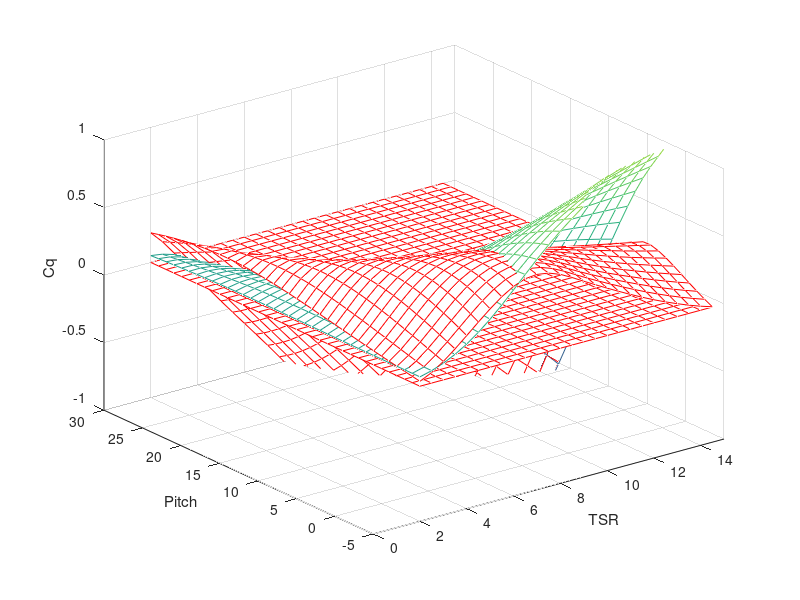

Recreate this plot in MATLAB.

%Plots of Coefficient curves for 15MW turbine
%clear all 
close all

%Power coefficient
Cp = [0.007251   0.009366   0.011532   0.013754   0.016030   0.018361   0.020743   0.023171   0.025639   0.028138   0.030661   0.033197   0.035734   0.038256   0.040747   0.043187   0.045550   0.047810   0.049936   0.051897   0.053662   0.055201   0.056484   0.057483   0.058172   0.058531   0.058546   0.058209   0.057521   0.056485   0.055109   0.053405   0.051389   0.049081   0.046504   0.043681;   
0.019436   0.023469   0.027566   0.031716   0.035901   0.040106   0.044314   0.048503   0.052654   0.056737   0.060719   0.064557   0.068203   0.071605   0.074711   0.077467   0.079822   0.081726   0.083134   0.084008   0.084324   0.084069   0.083239   0.081840   0.079890   0.077416   0.074455   0.071049   0.067242   0.063073   0.058583   0.053805   0.048771   0.043510   0.038045   0.032401;   
0.040873   0.047384   0.053880   0.060337   0.066726   0.073010   0.079139   0.085049   0.090666   0.095911   0.100701   0.104952   0.108582   0.111511   0.113669   0.115001   0.115469   0.115051   0.113747   0.111576   0.108583   0.104831   0.100393   0.095345   0.089759   0.083701   0.077230   0.070398   0.063247   0.055811   0.048117   0.040189   0.032053   0.023739   0.015286   0.006739;   
0.071922   0.081223   0.090360   0.099264   0.107843   0.115989   0.123588   0.130519   0.136658   0.141883   0.146076   0.149137   0.150984   0.151558   0.150835   0.148829   0.145596   0.141230   0.135840   0.129545   0.122463   0.114703   0.106360   0.097519   0.088247   0.078597   0.068602   0.058288   0.047675   0.036788   0.025655   0.014316   0.002824   -0.008747   -0.020309   -0.031760;   
0.112210   0.124428   0.136127   0.147153   0.157342   0.166524   0.174528   0.181184   0.186337   0.189854   0.191631   0.191617   0.189824   0.186328   0.181256   0.174767   0.167032   0.158221   0.148494   0.137993   0.126842   0.115143   0.102966   0.090358   0.077345   0.063943   0.050165   0.036027   0.021558   0.006806   -0.008152   -0.023215   -0.038258   -0.053140   -0.067708   -0.081808;   
0.160744   0.175535   0.189193   0.201491   0.212200   0.221097   0.227976   0.232657   0.235015   0.235013   0.232702   0.228208   0.221720   0.213461   0.203662   0.192545   0.180317   0.167165   0.153244   0.138678   0.123550   0.107909   0.091772   0.075145   0.058026   0.040419   0.022347   0.003863   -0.014946   -0.033958   -0.053018   -0.071946   -0.090543   -0.108599   -0.125905   -0.142264;   
0.215508   0.232038   0.246580   0.258847   0.268572   0.275521   0.279539   0.280586   0.278731   0.274129   0.267014   0.257668   0.246378   0.233418   0.219048   0.203506   0.186993   0.169673   0.151662   0.133020   0.113764   0.093892   0.073386   0.052235   0.030445   0.008053   -0.014861   -0.038173   -0.061710   -0.085261   -0.108584   -0.131412   -0.153464   -0.174463   -0.194166   -0.212382;   
0.273409   0.290382   0.304333   0.314975   0.322107   0.325649   0.325656   0.322281   0.315769   0.306444   0.294638   0.280671   0.264850   0.247466   0.228784   0.209029   0.188372   0.166917   0.144698   0.121714   0.097940   0.073347   0.047912   0.021640   -0.005422   -0.033172   -0.061446   -0.090018   -0.118617   -0.146928   -0.174607   -0.201292   -0.226633   -0.250324   -0.272140   -0.291950;   
0.329940   0.345825   0.357721   0.365512   0.369187   0.368855   0.364705   0.357044   0.346232   0.332617   0.316536   0.298322   0.278299   0.256768   0.233983   0.210130   0.185307   0.159535   0.132794   0.105043   0.076235   0.046337   0.015346   -0.016689   -0.049648   -0.083330   -0.117454   -0.151684   -0.185632   -0.218873   -0.250954   -0.281433   -0.309924   -0.336143   -0.359938   -0.381277;   
0.378913   0.392827   0.402281   0.407245   0.407807   0.404144   0.396553   0.385362   0.370919   0.353572   0.333678   0.311600   0.287685   0.262231   0.235460   0.207478   0.178297   0.147882   0.116177   0.083123   0.048675   0.012815   -0.024416   -0.062889   -0.102373   -0.142536   -0.182976   -0.223236   -0.262804   -0.301131   -0.337666   -0.371914   -0.403505   -0.432231   -0.458045   -0.481019;   
0.414137   0.426640   0.434735   0.438252   0.437168   0.431569   0.421719   0.407950   0.390623   0.370132   0.346894   0.321325   0.293792   0.264573   0.233806   0.201507   0.167634   0.132125   0.094914   0.055943   0.015178   -0.027358   -0.071544   -0.117134   -0.163753   -0.210939   -0.258162   -0.304829   -0.350292   -0.393882   -0.434965   -0.473039   -0.507800   -0.539156   -0.567171   -0.592043;   
0.433494   0.445408   0.453612   0.457766   0.457122   0.451418   0.440746   0.425459   0.406045   0.383025   0.356925   0.328219   0.297279   0.264317   0.229380   0.192438   0.153433   0.112299   0.068972   0.023405   -0.024405   -0.074363   -0.126232   -0.179610   -0.233981   -0.288748   -0.343237   -0.396710   -0.448374   -0.497442   -0.543232   -0.585284   -0.623410   -0.657639   -0.688166   -0.715333;   
0.436275   0.449825   0.460056   0.466253   0.467887   0.463986   0.454086   0.438469   0.417833   0.392926   0.364422   0.332858   0.298591   0.261751   0.222351   0.180355   0.135712   0.088363   0.038258   -0.014631   -0.070251   -0.128399   -0.188679   -0.250533   -0.313300   -0.376234   -0.438507   -0.499220   -0.557428   -0.612238   -0.662965   -0.709250   -0.751038   -0.788492   -0.821956   -0.851931;   
0.424080   0.440891   0.454815   0.465074   0.470360   0.469685   0.462112   0.447500   0.426558   0.400386   0.369866   0.335620   0.297965   0.257011   0.212785   0.165271   0.114436   0.060240   0.002647   -0.058332   -0.122556   -0.189675   -0.259116   -0.330166   -0.402007   -0.473733   -0.544346   -0.612770   -0.677901   -0.738770   -0.794748   -0.845614   -0.891455   -0.932585   -0.969506   -1.002893 ;  
0.403225   0.422321   0.440019   0.455114   0.465482   0.469256   0.465301   0.452924   0.432637   0.405791   0.373578   0.336709   0.295516   0.250155   0.200697   0.147161   0.089543   0.027824   -0.038007   -0.107881   -0.181531   -0.258423   -0.337808   -0.418810   -0.500446   -0.581631   -0.661181   -0.737821   -0.810291   -0.877597   -0.939224   -0.995103   -1.045473   -1.090812   -1.131786   -1.169271 ;  
0.378667   0.400003   0.419627   0.438155   0.453992   0.463410   0.463981   0.454979   0.436339   0.409399   0.375743   0.336229   0.291301   0.241205   0.186074   0.125979   0.060950   -0.009009   -0.083872   -0.163480   -0.247402   -0.334900   -0.425051   -0.516804   -0.608998   -0.700354   -0.789472   -0.874863   -0.955135   -1.029325   -1.097075   -1.158474   -1.213926   -1.264074   -1.309756   -1.352105 ;  
0.350359   0.374771   0.396930   0.417478   0.437099   0.452466   0.458747   0.453923   0.437825   0.411368   0.376451   0.334231   0.285343   0.230155   0.168885   0.101662   0.028556   -0.050401   -0.135131   -0.225348   -0.320412   -0.419385   -0.521164   -0.624514   -0.728077   -0.830353   -0.929702   -1.024413   -1.112999   -1.194592   -1.269008   -1.336503   -1.397648   -1.453260   -1.504368   -1.552428  ; 
0.318190   0.346332   0.371772   0.394998   0.416885   0.437225   0.449740   0.449954   0.437173   0.411769   0.375746   0.330742   0.277648   0.216989   0.149085   0.074133   -0.007756   -0.096514   -0.191983   -0.293708   -0.400817   -0.512175   -0.626491   -0.742331   -0.858113   -0.972094   -1.082370   -1.187008   -1.284474   -1.374056   -1.455746   -1.529969   -1.597472   -1.659253   -1.716558   -1.771272  ; 
0.282822   0.314588   0.343918   0.370530   0.395163   0.418674   0.437283   0.443350   0.434457   0.410621   0.373648   0.325771   0.268209   0.201678   0.126618   0.043300   -0.048118   -0.147520   -0.254635   -0.368793   -0.488887   -0.613585   -0.741394   -0.870659   -0.999552   -1.126057   -1.247986   -1.363197   -1.470173   -1.568390   -1.658016   -1.739651   -1.814222   -1.882926   -1.947258   -2.009672   ;
0.244861   0.280050   0.313269   0.343892   0.371942   0.398346   0.421836   0.434161   0.429698   0.407920   0.370170   0.319321   0.257011   0.184184   0.101416   0.009059   -0.092674   -0.203600   -0.323297   -0.450843   -0.584905   -0.723943   -0.866246   -1.009914   -1.152846   -1.292729   -1.427073   -1.553547   -1.670720   -1.778272   -1.876547   -1.966322   -2.048715   -2.125141   -2.197389   -2.268659   ;
0.204978   0.243295   0.280083   0.314978   0.347072   0.376832   0.404146   0.422494   0.422989   0.403651   0.365310   0.311383   0.244029   0.164458   0.073398   -0.028706   -0.141575   -0.264940   -0.398183   -0.540109   -0.689163   -0.843589   -1.001430   -1.160518   -1.318456   -1.472606   -1.620157   -1.758633   -1.886748   -2.004386   -2.112067   -2.210750   -2.301763   -2.386757   -2.467869   -2.549268   ;
0.164551   0.204712   0.244978   0.283811   0.320432   0.354104   0.384950   0.408505   0.414375   0.397797   0.359066   0.301946   0.229233   0.142443   0.042477   -0.070114   -0.194981   -0.331731   -0.479509   -0.636848   -0.801965   -0.972868   -1.147334   -1.322900   -1.496848   -1.666187   -1.827775   -1.979040   -2.118894   -2.247415   -2.365297   -2.473697   -2.574170   -2.668622   -2.759615   -2.852537   ;
0.123406   0.165506   0.208120   0.250782   0.291942   0.330045   0.364619   0.392577   0.403851   0.390360   0.351426   0.290990   0.212584   0.118076   0.008560   -0.115295   -0.253050   -0.404164   -0.567499   -0.741323   -0.923619   -1.112130   -1.304348   -1.497491   -1.688490   -1.873974   -2.050464   -2.215360   -2.367797   -2.508038   -2.636958   -2.755923   -2.866736   -2.971582   -3.073543   -3.179506   ;
0.081919   0.125711   0.170327   0.216226   0.261618   0.304542   0.343187   0.375127   0.391476   0.381325   0.342377   0.278492   0.194038   0.091286   -0.028452   -0.164378   -0.315948   -0.482428   -0.662379   -0.853805   -1.054435   -1.261731   -1.472870   -1.684728   -1.893856   -2.096473   -2.288771   -2.468189   -2.634096   -2.786934   -2.927765   -3.058183   -3.180258   -3.296479   -3.410571   -3.531209   ;
0.041584   0.085346   0.132094   0.180334   0.229751   0.277509   0.320600   0.356398   0.377301   0.370718   0.331902   0.264422   0.173544   0.061998   -0.068663   -0.217497   -0.383839   -0.566719   -0.764382   -0.974568   -1.194731   -1.422028   -1.653298   -1.885048   -2.113418   -2.334189   -2.543243   -2.738124   -2.918432   -3.084779   -3.238430   -3.381229   -3.515528   -3.644151   -3.771614   -3.908675   ;
0.003397   0.045453   0.093229   0.143805   0.196595   0.248906   0.296781   0.336522   0.361457   0.358550   0.319976   0.248745   0.151048   0.030135   -0.112176   -0.274788   -0.456888   -0.657231   -0.873742   -1.103887   -1.344823   -1.593379   -1.846033   -2.098890   -2.347652   -2.587633   -2.814435   -3.025765   -3.221441   -3.402247   -3.569666   -3.725808   -3.873334   -4.015434   -4.157593   -4.312929  ];

% Thrust coefficient

Ct_2 = [0.069339   0.069285   0.069265   0.069284   0.069348   0.069462   0.069631   0.069861   0.070156   0.070515   0.070940   0.071427   0.071969   0.072555   0.073167   0.073784   0.074381   0.074929   0.075399   0.075762   0.075989   0.076053   0.075927   0.075585   0.075002   0.074156   0.073033   0.071627   0.069936   0.067961   0.065707   0.063182   0.060399   0.057373   0.054125   0.050677 ;  
0.091816   0.092396   0.093076   0.093861   0.094755   0.095757   0.096861   0.098053   0.099312   0.100607   0.101899   0.103144   0.104293   0.105296   0.106103   0.106664   0.106932   0.106859   0.106400   0.105518   0.104185   0.102388   0.100122   0.097389   0.094199   0.090571   0.086535   0.082128   0.077386   0.072348   0.067046   0.061514   0.055786   0.049889   0.043854   0.037706   ;
0.123474   0.125175   0.127037   0.129041   0.131158   0.133343   0.135537   0.137673   0.139677   0.141468   0.142968   0.144098   0.144778   0.144928   0.144475   0.143363   0.141549   0.139013   0.135746   0.131760   0.127085   0.121773   0.115886   0.109490   0.102647   0.095413   0.087844   0.079990   0.071896   0.063601   0.055138   0.046541   0.037842   0.029084   0.020313   0.011584   ;
0.165573   0.168765   0.172067   0.175395   0.178652   0.181729   0.184510   0.186878   0.188712   0.189886   0.190280   0.189783   0.188309   0.185796   0.182213   0.177561   0.171880   0.165246   0.157753   0.149506   0.140602   0.131135   0.121193   0.110856   0.100191   0.089257   0.078096   0.066745   0.055241   0.043622   0.031934   0.020232   0.008586   -0.002925   -0.014205   -0.025150   ;
0.218578   0.223272   0.227828   0.232089   0.235890   0.239062   0.241423   0.242792   0.242998   0.241890   0.239359   0.235341   0.229830   0.222880   0.214602   0.205136   0.194628   0.183227   0.171072   0.158293   0.145007   0.131310   0.117282   0.102979   0.088445   0.073715   0.058829   0.043826   0.028760   0.013705   -0.001248   -0.015985   -0.030377   -0.044284   -0.057563   -0.070069   ;
0.282170   0.287984   0.293205   0.297595   0.300902   0.302869   0.303257   0.301860   0.298532   0.293212   0.285926   0.276781   0.265950   0.253634   0.240038   0.225364   0.209800   0.193518   0.176663   0.159356   0.141688   0.123724   0.105508   0.087076   0.068461   0.049704   0.030866   0.012031   -0.006687   -0.025154   -0.043209   -0.060678   -0.077376   -0.093114   -0.107708   -0.120989   ;
0.355551   0.361717   0.366570   0.369761   0.370962   0.369889   0.366343   0.360246   0.351638   0.340662   0.327543   0.312549   0.295952   0.278014   0.258980   0.239067   0.218462   0.197319   0.175758   0.153858   0.131672   0.109234   0.086576   0.063737   0.040774   0.017772   -0.005152   -0.027850   -0.050141   -0.071820   -0.092665   -0.112437   -0.130896   -0.147809   -0.162979   -0.176255   ;
0.437424   0.442600   0.445428   0.445527   0.442621   0.436568   0.427391   0.415241   0.400373   0.383119   0.363825   0.342820   0.320406   0.296858   0.272415   0.247283   0.221625   0.195556   0.169146   0.142442   0.115476   0.088285   0.060910   0.033423   0.005927   -0.021432   -0.048470   -0.074961   -0.100651   -0.125266   -0.148509   -0.170083   -0.189704   -0.207135   -0.222205   -0.234819   ;
0.525460   0.527667   0.526388   0.521407   0.512676   0.500320   0.484572   0.465789   0.444390   0.420775   0.395313   0.368336   0.340148   0.311014   0.281163   0.250768   0.219948   0.188774   0.157288   0.125523   0.093512   0.061304   0.028977   -0.003353   -0.035515   -0.067288   -0.098400   -0.128550   -0.157409   -0.184625   -0.209836   -0.232697   -0.252917   -0.270290   -0.284715   -0.296179   ;
0.615952   0.613062   0.605901   0.594509   0.579067   0.559868   0.537340   0.511939   0.484103   0.454230   0.422681   0.389789   0.355853   0.321130   0.285821   0.250056   0.213904   0.177405   0.140589   0.103492   0.066167   0.028691   -0.008807   -0.046142   -0.083058   -0.119241   -0.154343   -0.187982   -0.219751   -0.249221   -0.275974   -0.299648   -0.319983   -0.336843   -0.350215   -0.360169   ;
0.704449   0.694964   0.681074   0.662912   0.640727   0.614890   0.585866   0.554109   0.520036   0.484043   0.446498   0.407746   0.368089   0.327760   0.286907   0.245605   0.203892   0.161803   0.119377   0.076670   0.033761   -0.009223   -0.052085   -0.094547   -0.136257   -0.176821   -0.215808   -0.252755   -0.287172   -0.318563   -0.346472   -0.370554   -0.390616   -0.406617   -0.418630   -0.426816   ;
0.788050   0.771081   0.750180   0.725566   0.697249   0.665444   0.630464   0.592722   0.552663   0.510720   0.467303   0.422770   0.377405   0.331392   0.284823   0.237745   0.190200   0.142234   0.093911   0.045313   -0.003438   -0.052150   -0.100535   -0.148212   -0.194742   -0.239647   -0.282414   -0.322495   -0.359318   -0.392326   -0.421055   -0.445212   -0.464702   -0.479579   -0.490008   -0.496248   ;
0.865515   0.840957   0.813170   0.782370   0.748642   0.711681   0.671434   0.628192   0.582472   0.534801   0.485644   0.435368   0.384230   0.332362   0.279836   0.226708   0.173041   0.118910   0.064405   0.009644   -0.045195   -0.099832   -0.153874   -0.206843   -0.258215   -0.307428   -0.353882   -0.396940   -0.435949   -0.470305   -0.499570   -0.523541   -0.542228   -0.555781   -0.564463   -0.568631   ;
0.936624   0.904628   0.870386   0.834093   0.795408   0.753900   0.709091   0.660970   0.609969   0.556782   0.501963   0.445906   0.388839   0.330884   0.272133   0.212671   0.152595   0.092013   0.031045   -0.030145   -0.091302   -0.152046   -0.211872   -0.270212   -0.326456   -0.379954   -0.430018   -0.475915   -0.516910   -0.552380   -0.581950   -0.605533   -0.623237   -0.635315   -0.642129   -0.644126   ;
1.003783   0.963890   0.923043   0.881412   0.838282   0.792686   0.743893   0.691437   0.635555   0.577025   0.516565   0.454614   0.391411   0.327117   0.261867   0.195788   0.129019   0.061701   -0.006008   -0.073887   -0.141587   -0.208610   -0.274348   -0.338143   -0.399299   -0.457078   -0.510691   -0.559303   -0.602106   -0.638490   -0.668186   -0.691219   -0.707803   -0.718289   -0.723134   -0.722877   ;
1.069660   1.021807   0.973433   0.925583   0.877961   0.828685   0.776187   0.719857   0.659500   0.595781   0.529650   0.461644   0.392082   0.321193   0.249169   0.176195   0.102450   0.028111   -0.046621   -0.121447   -0.195907   -0.269379   -0.341162   -0.410508   -0.476633   -0.538701   -0.595814   -0.647027   -0.691478   -0.728616   -0.758297   -0.780656   -0.796011   -0.804806   -0.807593   -0.805005   ;
1.135151   1.079519   1.023640   0.968618   0.915361   0.862272   0.806463   0.746481   0.681967   0.613212   0.541346   0.467113   0.390965   0.313224   0.234158   0.154010   0.073002   -0.008650   -0.090686   -0.172715   -0.254145   -0.334241   -0.412210   -0.487216   -0.558380   -0.624756   -0.685326   -0.739035   -0.785001   -0.822768   -0.852322   -0.873908   -0.887939   -0.894954   -0.895600   -0.890608   ;
1.200634   1.137445   1.074091   1.011838   0.951774   0.894037   0.834912   0.771492   0.703048   0.629422   0.551751   0.471121   0.388161   0.303315   0.216936   0.129330   0.040767   -0.048492   -0.138117   -0.227598   -0.316208   -0.403110   -0.487418   -0.568205   -0.644486   -0.715195   -0.779185   -0.835299   -0.882669   -0.920969   -0.950309   -0.971037   -0.983660   -0.988810   -0.987235   -0.979770   ;
1.265255   1.195691   1.124977   1.055449   0.988373   0.924624   0.861796   0.795127   0.722837   0.644478   0.560948   0.473752   0.383758   0.291553   0.197588   0.102236   0.005819   -0.091347   -0.188842   -0.286020   -0.382025   -0.475922   -0.566734   -0.653432   -0.734914   -0.809987   -0.877364   -0.935804   -0.984492   -1.023251   -1.052305   -1.072100   -1.083234   -1.086438   -1.082566   -1.072555   ;
1.328343   1.253526   1.176341   1.099544   1.025366   0.954961   0.887436   0.817466   0.741390   0.658428   0.569007   0.475083   0.377831   0.278012   0.176184   0.072792   -0.031782   -0.137156   -0.242799   -0.347918   -0.451540   -0.552633   -0.650122   -0.742865   -0.829637   -0.909108   -0.979846   -1.040544   -1.090488   -1.129647   -1.158354   -1.177145   -1.186712   -1.187891   -1.181646   -1.169016   ;
1.389243   1.310229   1.227774   1.144163   1.062812   0.985517   0.912297   0.838613   0.758818   0.671306   0.575987   0.475177   0.370448   0.262756   0.152781   0.041050   -0.071988   -0.185871   -0.299938   -0.413247   -0.524713   -0.633211   -0.737554   -0.836483   -0.928639   -1.012543   -1.086618   -1.149524   -1.200679   -1.240192   -1.268496   -1.286214   -1.294139   -1.293215   -1.284523   -1.269193   ;
1.446495   1.365446   1.278456   1.189187   1.100736   1.016407   0.936851   0.858699   0.775201   0.683140   0.581940   0.474094   0.361664   0.245836   0.127425   0.007052   -0.114760   -0.237453   -0.360218   -0.481968   -0.601517   -0.717631   -0.829012   -0.934270   -1.031906   -1.120281   -1.197677   -1.262753   -1.315088   -1.354917   -1.382763   -1.399343   -1.405550   -1.402447   -1.391234   -1.373118   ;
1.500721   1.417864   1.328236   1.234040   1.139124   1.047650   0.961392   0.877983   0.790575   0.693978   0.586914   0.471885   0.351528   0.227296   0.100156   -0.029167   -0.160066   -0.291867   -0.423604   -0.554054   -0.681927   -0.805878   -0.924482   -1.036215   -1.139429   -1.232316   -1.313020   -1.380245   -1.433740   -1.473850   -1.501186   -1.516561   -1.520978   -1.515620   -1.501808   -1.480814   ;
1.551807   1.467724   1.376212   1.278271   1.177831   1.079246   0.986033   0.896750   0.805016   0.703846   0.590948   0.468593   0.340079   0.207169   0.071004   -0.067579   -0.207877   -0.349086   -0.490070   -0.629485   -0.765930   -0.897937   -1.023953   -1.142311   -1.251201   -1.348641   -1.432649   -1.502015   -1.556654   -1.597013   -1.623789   -1.637895   -1.640449   -1.632760   -1.616272   -1.592298   ;
1.598372   1.515229   1.421950   1.321664   1.216399   1.111177   1.010820   0.915192   0.818588   0.712807   0.594079   0.464255   0.327350   0.185486   0.039995   -0.108161   -0.258171   -0.409083   -0.559596   -0.708245   -0.853511   -0.993800   -1.127420   -1.252552   -1.367219   -1.469253   -1.556568   -1.628077   -1.683852   -1.724429   -1.750594   -1.763367   -1.763986   -1.753891   -1.734646   -1.707584   ;
1.639737   1.559431   1.465833   1.363446   1.254467   1.143376   1.035772   0.933446   0.831408   0.720912   0.596337   0.458902   0.313369   0.162271   0.007152   -0.150891   -0.310927   -0.471838   -0.632165   -0.790322   -0.944662   -1.093459   -1.234875   -1.366933   -1.487477   -1.594151   -1.684783   -1.758447   -1.815350   -1.856114   -1.881620   -1.892996   -1.891607   -1.879032   -1.856946   -1.826682   ];


%Torque coefficient

Cq_2 = [0.003634   0.004694   0.005780   0.006894   0.008035   0.009203   0.010397   0.011614   0.012851   0.014104   0.015368   0.016639   0.017911   0.019175   0.020423   0.021646   0.022831   0.023963   0.025029   0.026012   0.026897   0.027668   0.028311   0.028812   0.029157   0.029337   0.029344   0.029176   0.028831   0.028311   0.027622   0.026768   0.025757   0.024600   0.023309   0.021894;
0.007794   0.009410   0.011053   0.012717   0.014396   0.016082   0.017769   0.019449   0.021113   0.022750   0.024347   0.025886   0.027348   0.028712   0.029957   0.031062   0.032007   0.032770   0.033335   0.033685   0.033812   0.033710   0.033377   0.032816   0.032034   0.031042   0.029855   0.028489   0.026962   0.025291   0.023490   0.021574   0.019556   0.017446   0.015255   0.012992   ;
0.013658   0.015833   0.018004   0.020161   0.022296   0.024396   0.026444   0.028419   0.030296   0.032048   0.033649   0.035069   0.036282   0.037261   0.037982   0.038427   0.038584   0.038444   0.038008   0.037283   0.036283   0.035029   0.033546   0.031859   0.029993   0.027968   0.025806   0.023523   0.021134   0.018649   0.016078   0.013429   0.010710   0.007932   0.005108   0.002252   ;
0.020599   0.023263   0.025880   0.028430   0.030887   0.033221   0.035397   0.037382   0.039141   0.040637   0.041838   0.042715   0.043244   0.043408   0.043201   0.042626   0.041701   0.040450   0.038906   0.037103   0.035075   0.032852   0.030463   0.027930   0.025275   0.022511   0.019649   0.016694   0.013655   0.010537   0.007348   0.004100   0.000809   -0.002505   -0.005817   -0.009097 ;  
0.028121   0.031183   0.034115   0.036878   0.039432   0.041733   0.043739   0.045407   0.046698   0.047579   0.048025   0.048021   0.047572   0.046696   0.045425   0.043798   0.041860   0.039652   0.037214   0.034582   0.031788   0.028856   0.025804   0.022645   0.019383   0.016025   0.012572   0.009029   0.005403   0.001706   -0.002043   -0.005818   -0.009588   -0.013317   -0.016968   -0.020502;   
0.035808   0.039103   0.042145   0.044885   0.047271   0.049253   0.050785   0.051828   0.052353   0.052353   0.051838   0.050837   0.049391   0.047552   0.045369   0.042892   0.040168   0.037238   0.034137   0.030892   0.027523   0.024038   0.020444   0.016740   0.012926   0.009004   0.004978   0.000861   -0.003329   -0.007565   -0.011811   -0.016027   -0.020170   -0.024192   -0.028047   -0.031691;   
0.043207   0.046521   0.049436   0.051896   0.053846   0.055239   0.056044   0.056254   0.055882   0.054960   0.053533   0.051660   0.049396   0.046798   0.043917   0.040801   0.037490   0.034017   0.030406   0.026669   0.022808   0.018824   0.014713   0.010473   0.006104   0.001615   -0.002979   -0.007653   -0.012372   -0.017094   -0.021770   -0.026347   -0.030768   -0.034978   -0.038928   -0.042580;   
0.049832   0.052926   0.055468   0.057408   0.058708   0.059353   0.059355   0.058740   0.057553   0.055853   0.053701   0.051156   0.048272   0.045104   0.041699   0.038098   0.034333   0.030423   0.026373   0.022184   0.017851   0.013368   0.008733   0.003944   -0.000988   -0.006046   -0.011199   -0.016407   -0.021619   -0.026779   -0.031824   -0.036688   -0.041307   -0.045625   -0.049601   -0.053212;   
0.055124   0.057778   0.059766   0.061067   0.061681   0.061626   0.060933   0.059653   0.057846   0.055571   0.052885   0.049842   0.046496   0.042899   0.039092   0.035107   0.030960   0.026654   0.022186   0.017550   0.012737   0.007742   0.002564   -0.002788   -0.008295   -0.013922   -0.019623   -0.025342   -0.031014   -0.036568   -0.041928   -0.047020   -0.051780   -0.056161   -0.060136   -0.063701;   
0.058437   0.060583   0.062040   0.062806   0.062893   0.062328   0.061157   0.059431   0.057204   0.054528   0.051460   0.048055   0.044367   0.040442   0.036313   0.031998   0.027497   0.022807   0.017917   0.012819   0.007507   0.001976   -0.003765   -0.009699   -0.015788   -0.021982   -0.028219   -0.034428   -0.040530   -0.046441   -0.052075   -0.057357   -0.062229   -0.066659   -0.070641   -0.074184;   
0.059307   0.061097   0.062257   0.062760   0.062605   0.061803   0.060393   0.058421   0.055939   0.053005   0.049677   0.046016   0.042073   0.037888   0.033482   0.028857   0.024006   0.018921   0.013592   0.008011   0.002174   -0.003918   -0.010246   -0.016774   -0.023450   -0.030208   -0.036970   -0.043653   -0.050164   -0.056406   -0.062290   -0.067742   -0.072720   -0.077210   -0.081222   -0.084784;   
0.057940   0.059533   0.060629   0.061184   0.061098   0.060336   0.058910   0.056866   0.054271   0.051195   0.047706   0.043869   0.039734   0.035328   0.030659   0.025721   0.020508   0.015010   0.009219   0.003128   -0.003262   -0.009939   -0.016872   -0.024006   -0.031274   -0.038594   -0.045877   -0.053024   -0.059929   -0.066488   -0.072608   -0.078228   -0.083324   -0.087899   -0.091979   -0.095611;   
0.054668   0.056365   0.057647   0.058424   0.058629   0.058140   0.056899   0.054942   0.052357   0.049236   0.045664   0.041709   0.037415   0.032799   0.027862   0.022599   0.017005   0.011072   0.004794   -0.001833   -0.008803   -0.016089   -0.023642   -0.031393   -0.039258   -0.047144   -0.054947   -0.062555   -0.069849   -0.076717   -0.083073   -0.088873   -0.094109   -0.098802   -0.102995   -0.106751;   
0.050014   0.051996   0.053638   0.054848   0.055472   0.055392   0.054499   0.052776   0.050306   0.047219   0.043620   0.039581   0.035140   0.030310   0.025095   0.019491   0.013496   0.007104   0.000312   -0.006879   -0.014454   -0.022369   -0.030559   -0.038938   -0.047410   -0.055869   -0.064197   -0.072267   -0.079948   -0.087126   -0.093728   -0.099727   -0.105133   -0.109984   -0.114338   -0.118276 ;  
0.044912   0.047039   0.049010   0.050692   0.051846   0.052267   0.051826   0.050448   0.048188   0.045198   0.041610   0.037504   0.032915   0.027863   0.022354   0.016391   0.009974   0.003099   -0.004233   -0.012016   -0.020219   -0.028784   -0.037626   -0.046648   -0.055741   -0.064784   -0.073644   -0.082180   -0.090252   -0.097749   -0.104613   -0.110837   -0.116447   -0.121497   -0.126061   -0.130236 ;  
0.039957   0.042208   0.044279   0.046234   0.047905   0.048899   0.048959   0.048010   0.046043   0.043200   0.039648   0.035479   0.030738   0.025452   0.019635   0.013293   0.006431   -0.000951   -0.008850   -0.017250   -0.026106   -0.035339   -0.044851   -0.054533   -0.064262   -0.073902   -0.083305   -0.092316   -0.100786   -0.108615   -0.115764   -0.122242   -0.128094   -0.133385   -0.138206   -0.142674 ;  
0.035121   0.037569   0.039790   0.041850   0.043817   0.045357   0.045987   0.045503   0.043889   0.041237   0.037737   0.033505   0.028604   0.023072   0.016930   0.010191   0.002863   -0.005052   -0.013546   -0.022590   -0.032119   -0.042041   -0.052244   -0.062604   -0.072985   -0.083238   -0.093197   -0.102691   -0.111572   -0.119751   -0.127211   -0.133977   -0.140106   -0.145681   -0.150804   -0.155622  ; 
0.030378   0.033065   0.035493   0.037711   0.039800   0.041742   0.042937   0.042957   0.041737   0.039312   0.035873   0.031576   0.026507   0.020716   0.014233   0.007078   -0.000740   -0.009214   -0.018329   -0.028040   -0.038266   -0.048898   -0.059811   -0.070871   -0.081925   -0.092806   -0.103335   -0.113324   -0.122630   -0.131182   -0.138981   -0.146067   -0.152512   -0.158410   -0.163881   -0.169105  ; 
0.025774   0.028669   0.031342   0.033767   0.036012   0.038154   0.039850   0.040403   0.039593   0.037420   0.034051   0.029688   0.024442   0.018379   0.011539   0.003946   -0.004385   -0.013444   -0.023205   -0.033608   -0.044553   -0.055917   -0.067564   -0.079344   -0.091090   -0.102619   -0.113730   -0.124230   -0.133978   -0.142929   -0.151097   -0.158536   -0.165332   -0.171593   -0.177456   -0.183144   ;
0.021344   0.024412   0.027307   0.029977   0.032422   0.034723   0.036771   0.037845   0.037456   0.035558   0.032267   0.027835   0.022403   0.016055   0.008840   0.000790   -0.008078   -0.017748   -0.028181   -0.039300   -0.050985   -0.063105   -0.075510   -0.088033   -0.100492   -0.112686   -0.124396   -0.135421   -0.145635   -0.155010   -0.163576   -0.171402   -0.178584   -0.185246   -0.191544   -0.197756   ;
0.017123   0.020324   0.023397   0.026312   0.028993   0.031479   0.033761   0.035294   0.035335   0.033720   0.030517   0.026012   0.020385   0.013738   0.006131   -0.002398   -0.011827   -0.022132   -0.033263   -0.045119   -0.057571   -0.070471   -0.083656   -0.096946   -0.110140   -0.123017   -0.135343   -0.146911   -0.157613   -0.167440   -0.176435   -0.184679   -0.192282   -0.199382   -0.206158   -0.212958   ;
0.013196   0.016417   0.019646   0.022760   0.025697   0.028398   0.030871   0.032760   0.033231   0.031901   0.028795   0.024215   0.018383   0.011423   0.003406   -0.005623   -0.015637   -0.026603   -0.038454   -0.051072   -0.064314   -0.078019   -0.092011   -0.106090   -0.120040   -0.133620   -0.146579   -0.158710   -0.169925   -0.180232   -0.189686   -0.198379   -0.206436   -0.214011   -0.221308   -0.228760   ;
0.009516   0.012762   0.016048   0.019338   0.022512   0.025450   0.028116   0.030272   0.031141   0.030101   0.027099   0.022439   0.016393   0.009105   0.000660   -0.008890   -0.019513   -0.031165   -0.043760   -0.057164   -0.071221   -0.085757   -0.100579   -0.115473   -0.130201   -0.144504   -0.158113   -0.170828   -0.182583   -0.193397   -0.203338   -0.212512   -0.221057   -0.229141   -0.237004   -0.245175   ;
0.006083   0.009335   0.012648   0.016056   0.019426   0.022614   0.025483   0.027855   0.029069   0.028315   0.025423   0.020679   0.014408   0.006778   -0.002113   -0.012206   -0.023461   -0.035823   -0.049185   -0.063399   -0.078297   -0.093690   -0.109368   -0.125099   -0.140628   -0.155673   -0.169953   -0.183275   -0.195595   -0.206944   -0.217401   -0.227085   -0.236150   -0.244780   -0.253252   -0.262210   ;
0.002978   0.006111   0.009458   0.012912   0.016451   0.019870   0.022956   0.025519   0.027016   0.026545   0.023765   0.018933   0.012426   0.004439   -0.004916   -0.015573   -0.027484   -0.040579   -0.054732   -0.069782   -0.085546   -0.101821   -0.118381   -0.134975   -0.151327   -0.167135   -0.182104   -0.196058   -0.208968   -0.220879   -0.231881   -0.242106   -0.251722   -0.260932   -0.270059   -0.279873   ;
0.000235   0.003142   0.006445   0.009942   0.013591   0.017208   0.020518   0.023265   0.024989   0.024788   0.022121   0.017197   0.010443   0.002083   -0.007755   -0.018997   -0.031586   -0.045437   -0.060405   -0.076316   -0.092973   -0.110157   -0.127624   -0.145104   -0.162302   -0.178893   -0.194573   -0.209183   -0.222711   -0.235211   -0.246785   -0.257580   -0.267779   -0.277603   -0.287431   -0.298170]  ;






Pitch = [-5.0   -4.0   -3.0   -2.0   -1.0   0.0   1.0   2.0   3.0   4.0   5.0   6.0   7.0   8.0   9.0   10.0   11.0   12.0   13.0   14.0   15.0   16.0   17.0   18.0   19.0   20.0   21.0   22.0   23.0   24.0   25.0   26.0   27.0   28.0   29.0   30.0];


TSR = [2.0    2.5    3.0    3.5    4.0    4.5    5.0    5.5    6.0    6.5    7.0    7.5    8.0    8.5    9.0    9.5    10.0    10.5    11.0    11.5    12.0    12.5    13.0    13.5    14.0    14.5 ];


[Pitch_m,TSR_m] = meshgrid(Pitch,TSR);

%RED
zeroee = Pitch_m-Pitch_m;
CO_R(:,:,1) = zeroee+1; % red
CO_R(:,:,2) = zeroee; % green
CO_R(:,:,3) = zeroee; % blue




mesh(TSR_m,Pitch_m,Ct_2)
hold on
mesh(TSR_m,Pitch_m,Cq_2*10,CO_R)
hold on
mesh(TSR_m,Pitch_m,Ct_2-Ct_2,CO_R)


ylim([-5 30])
xlim([0 15])
zlim([-1 1])
xlabel('TSR')
ylabel('Pitch')
zlabel('Cq')



